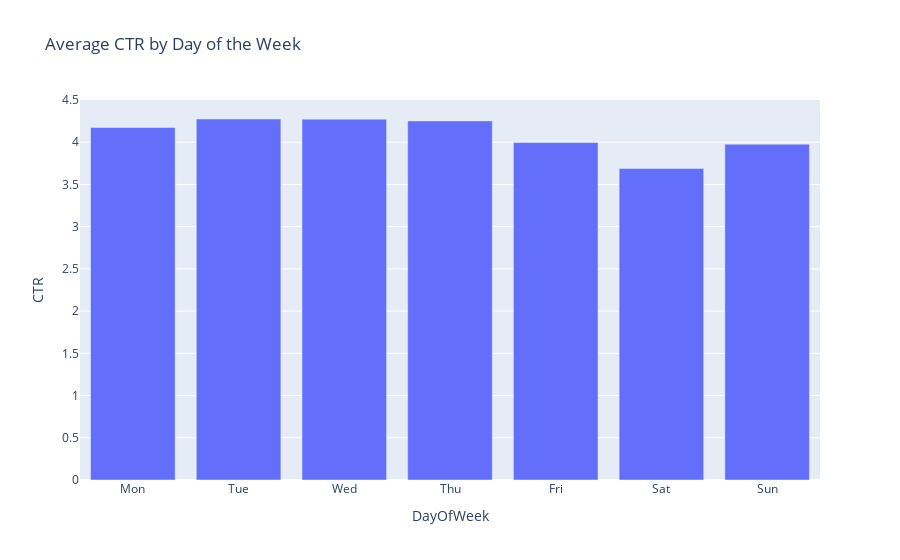

The cell this chart's notebook holds for it:
### Code cell
fig.show()

### Figure 1 — Plotly figure (JSON) as saved in the notebook; plotly's stock layout.template omitted (floating-point values rounded to 4 significant figures)
{"data": [{"alignmentgroup": "True", "hovertemplate": "DayOfWeek=%{x}<br>CTR=%{y}<extra></extra>", "legendgroup": "", "marker": {"color": "#636efa", "pattern": {"shape": ""}}, "name": "", "offsetgroup": "", "orientation": "v", "showlegend": false, "textposition": "auto", "type": "bar", "x": ["Mon", "Tue", "Wed", "Thu", "Fri", "Sat", "Sun"], "xaxis": "x", "y": [4.174, 4.275, 4.273, 4.252, 3.996, 3.688, 3.977], "yaxis": "y"}], "layout": {"barmode": "relative", "legend": {"tracegroupgap": 0}, "title": {"text": "Average CTR by Day of the Week"}, "xaxis": {"anchor": "y", "domain": [0, 1], "title": {"text": "DayOfWeek"}}, "yaxis": {"anchor": "x", "domain": [0, 1], "title": {"text": "CTR"}}}}
